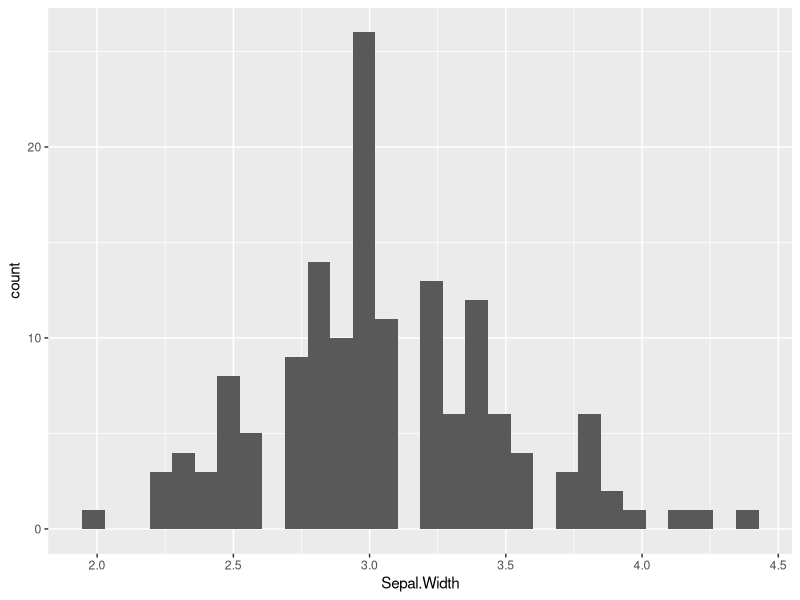
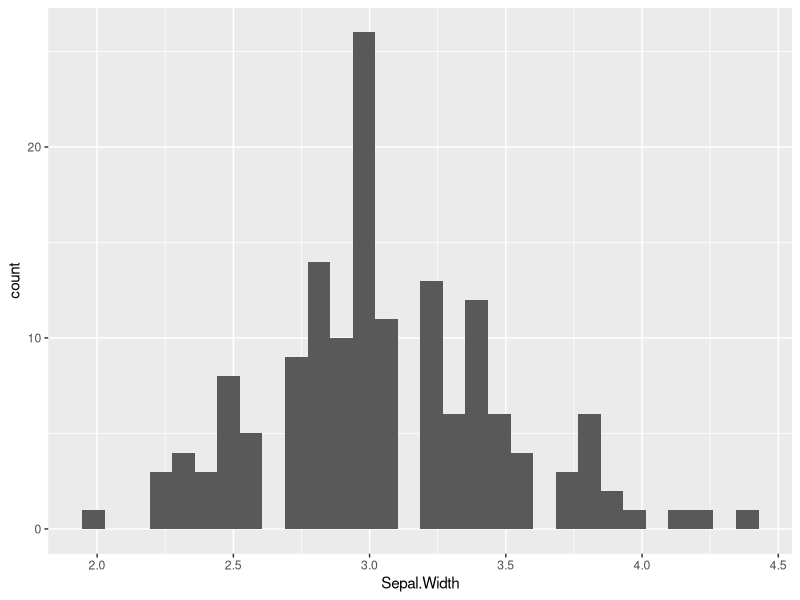
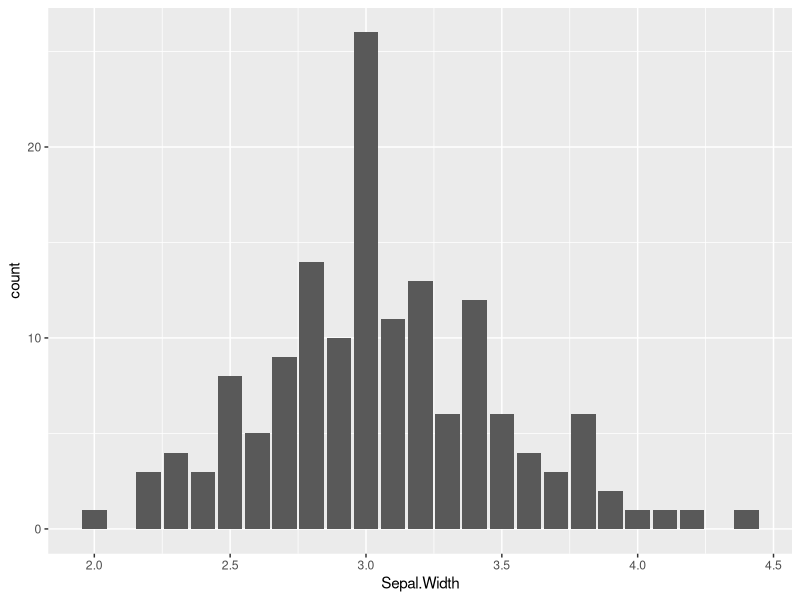
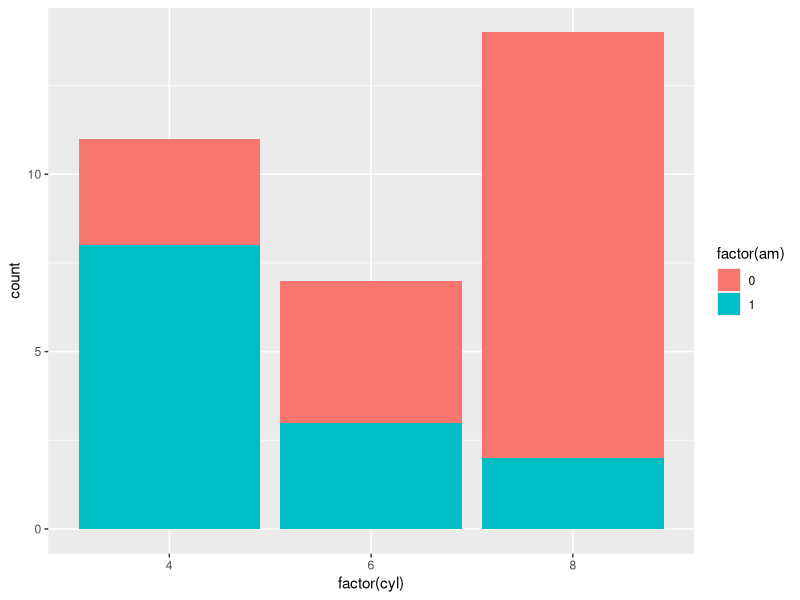
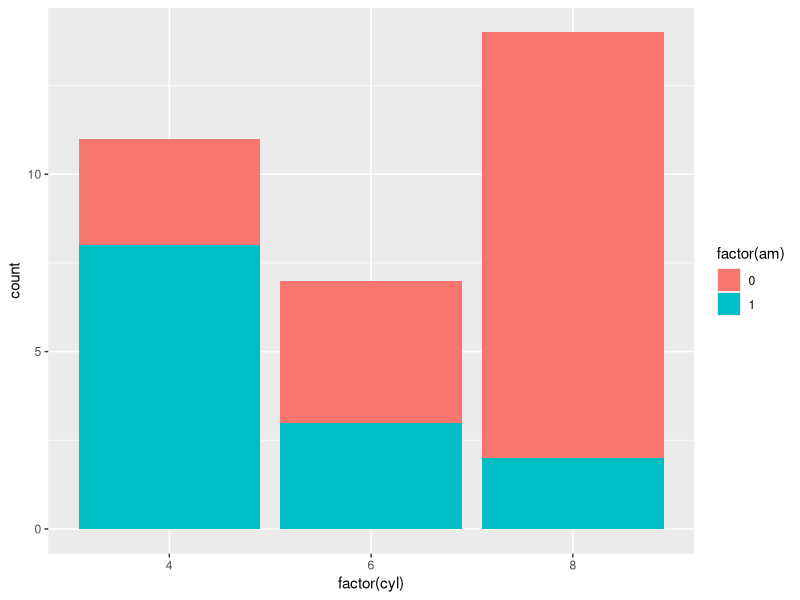
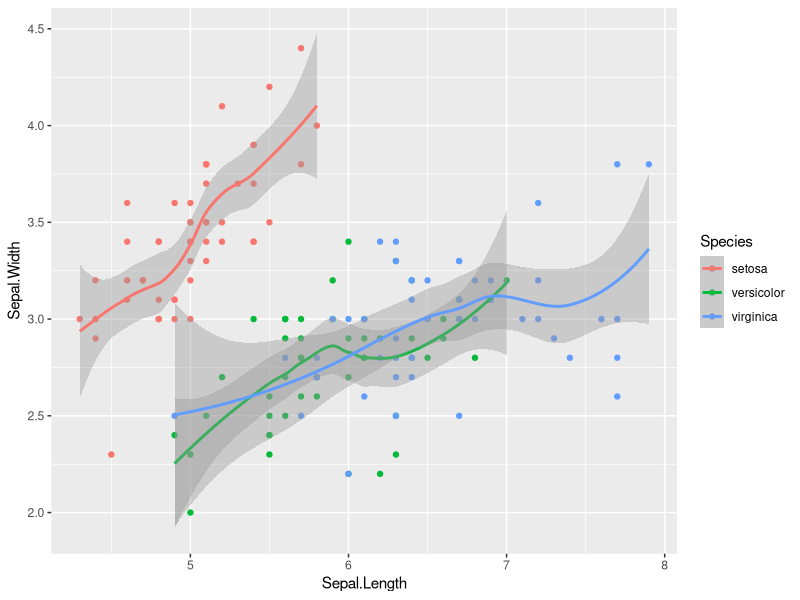
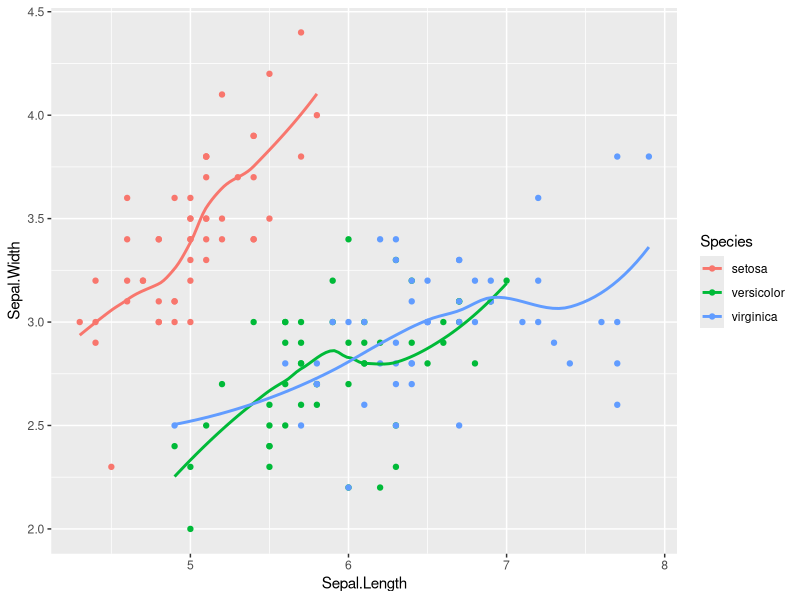
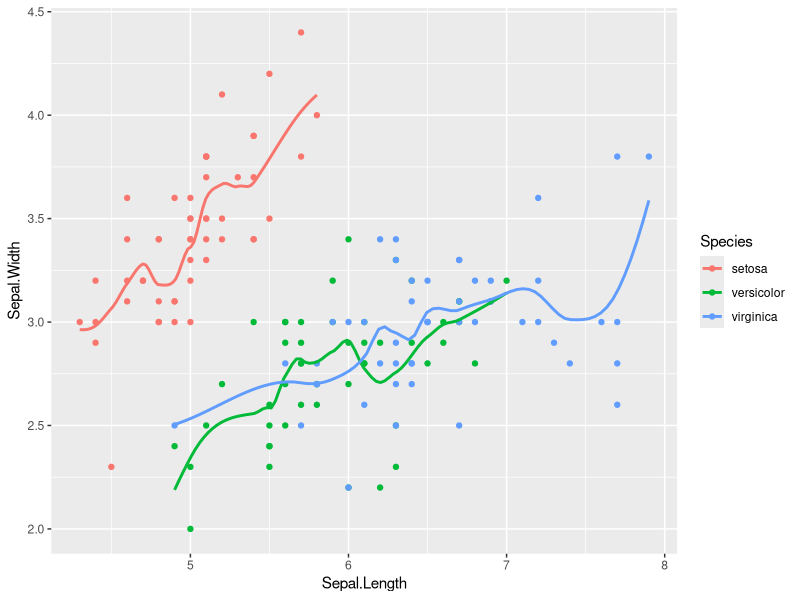

Write R code to recreate these figures, in order.
## ---- chunk 1
library(tidyverse)
p <- ggplot(iris, aes(x = Sepal.Width))
p + geom_histogram()
## ---- chunk 2
p <- ggplot(iris, aes(x = Sepal.Width))
p + geom_histogram()
p + geom_bar()
## ---- chunk 3
p <- ggplot(mtcars, aes(x = factor(cyl),  fill = factor(am)))
p + geom_bar()
p + stat_count()
## ---- chunk 4
ggplot(iris, aes(x = Sepal.Length, y = Sepal.Width, color = Species)) +
  geom_point() +
  stat_smooth()

# geom_smooth() using method = 'loess' and formula 'y ~ x'
## ---- chunk 5
ggplot(iris, aes(x = Sepal.Length, y = Sepal.Width, color = Species)) +
  geom_point() +
  stat_smooth(se = FALSE)

# geom_smooth() using method = 'loess' and formula 'y ~ x'
## ---- chunk 6
ggplot(iris, aes(x = Sepal.Length, y = Sepal.Width, color = Species)) +
  geom_point() +
  stat_smooth(se = FALSE, span = 0.4)

# geom_smooth() using method = 'loess' and formula 'y ~ x'
## ---- chunk 7
ggplot(iris, aes(x = Sepal.Length, y = Sepal.Width, color = Species)) +
  geom_point() +
  stat_smooth(method = "lm", se = FALSE)
## ---- chunk 8
ggplot(iris, aes(x = Sepal.Length,
                 y = Sepal.Width,
                 color = Species)) +
  geom_point() +
  geom_smooth(method = "lm", 
              fullrange = TRUE)
## ---- chunk 9
p <- ggplot(iris, aes(Sepal.Length, Sepal.Width))
p + geom_point() + ggtitle("Low precision (& integer) data")
## ---- chunk 10
p + geom_jitter(alpha = 0.5,
                width = 0.1,
                height = 0.1) +
  ggtitle("Jittering may give a wrong impression")
## ---- chunk 11
p + geom_count() + ggtitle("geom_count()")
